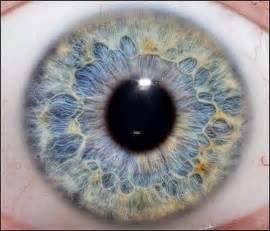
#> input picture eye2.jpg, 270 x 231 px
$ python test.py   (older library calls are emulated)
#> lines starting #> are read from the running program, lines starting #| are printed output that depends on the picture; after the words box and inside, x2 and y2 are one past the last pixel; in counts of white or black regions, pixels touching at a corner belong together
### segmentation_old.py
from PIL import Image
import numpy as np
from matplotlib import pyplot as plt
from scipy.ndimage.filters import gaussian_filter as g_f
from scipy.misc import imresize

def rgb2gray(rgb):
    return np.dot(rgb[...,:3], [0.299, 0.587, 0.114])

def segmentiris(eyeimage):
	##imsize double
    lpupilradius = 28
    upupilradius = 40
    lirisradius = 80
    uirisradius = 150

    #eyeimage = rgb2gray(np.array(Image.open(eyeimage)))
    # define scaling factor to speed up Hough transform
    scaling = 0.4

    reflecthres = 240

    # Output message
    print('    (1/2) Finding iris boundary...')

    #find the iris boundary
    row, col, r = findcircle(eyeimage, lirisradius, uirisradius, scaling, 6, 0.6, 0.59, 1.00, 1.00)

    circleiris = [row, col, r]
    irl = row-r
    iru = row+r
    icl = col-r
    icu = col+r

    #imgsize = size(eyeimage);
    imgsize = eyeimage.shape

    if irl < 1 :
    	irl = 1

    if icl < 1:
    	icl = 1

    if iru > imgsize[0]:
    	iru = imgsize[0]

    if icu > imgsize[1]:
    	icu = imgsize[1]

    # to find the inner pupil, use just the region within the previously
    # detected iris boundary
    imagepupil = eyeimage [irl:iru,icl:icu]

	# Output message
    print('    (2/2) Finding pupil boundary...')

    #find pupil boundary
    rowp, colp, r = findcircle(imagepupil, lpupilradius, upupilradius ,0.6,6,0.25,0.25,1.00,1.00)

    row = irl + rowp
    col = icl + colp

    circlepupil = [row,col,r]

    # set up array for recording noise regions
    #noise pixels will have NaN values
    imagewithnoise = eyeimage

    return circleiris,circlepupil,imagewithnoise

def findcircle(image,lradius,uradius,scaling, sigma, hithres, lowthres, vert, horz):
	#around where
	lradsc = np.around(lradius*scaling)
	uradsc = np.around(uradius*scaling)
	rd = np.around(uradius*scaling - lradius*scaling).astype(np.int32)

	#generate the edge imag e

	# Output message
	print('        (1/5) Canny edge detection...')

	I2, ori = canny(image, sigma, scaling, vert, horz)

	# Output message
	print('        (2/5) Gamma adjustment...')

	I3 = adjgamma(I2, 1.9)

	# Output message
	print('        (3/5) Non-max suppression...')

	I4 = nonmaxsup(I3, ori, 1.5)

	# Output message
	print('        (4/5) Hysteresis thresholding...')

	edgeimage = hysthresh(I4, hithres, lowthres)

	plt.figure(1)
	plt.imshow(image),plt.title('grayscaled')
	plt.xticks([]), plt.yticks([])
	plt.figure(2)
	plt.imshow(I2),plt.title('gradient')
	plt.xticks([]), plt.yticks([])
	plt.figure(3)
	plt.imshow(I3), plt.title('gamma adjusted')
	plt.xticks([]), plt.yticks([])
	plt.figure(4)
	plt.imshow(I4), plt.title('non-max suppression')
	plt.xticks([]), plt.yticks([])
	plt.figure(5)
	plt.imshow(edgeimage), plt.title('edge map')
	plt.xticks([]), plt.yticks([])
	plt.show()

	# Output message
	print('        (5/5) Hough circle transform...')

	#perform the circular Hough transform
	h = houghcircle(edgeimage, lradsc, uradsc)

	maxtotal = 0

	# find the maximum in the Hough space, and hence
	#the parameters of the circle
	for i in range(1+rd):
		layer = h[:,:,i]
		maxlayer = np.max(np.max(layer))

		if maxlayer > maxtotal :
			maxtotal = maxlayer
			r = ((lradsc+i) / scaling).astype(np.int32)
			row,col =  np.nonzero(layer == maxlayer)
			row = row[0]
			col = col[0]
			# returns only first max value
			row = (row / scaling).astype(np.int32)
			col = (col / scaling).astype(np.int32)
	return row, col, r

def houghcircle(edgeim, rmin, rmax):
	#nonzero
	rows,cols = edgeim.shape
	nradii = (rmax-rmin+1).astype(np.int32)
	h = np.zeros((rows,cols,nradii))

	y,x = np.nonzero(edgeim!=0)

	#%for each edge point, draw circles of different radii
	for index in range(y.shape[0]):
		print('        Edge point: ({}/{})'.format(index,y.shape[0]), end='\r')
		cx = x[index]
		cy = y[index]
		for n in range(nradii):
			h[:,:,n] = addcircle(h[:,:,n],[cx,cy],n+rmin)
	return h

def canny(im, sigma, scaling, vert, horz):
	#arctan2
#> called with sigma = 6, scaling = 0.4, vert = 1, horz = 1
	xscaling = vert
	yscaling = horz

	im = g_f(im,sigma)       # Smoothed image.
	im = imresize(im, scaling)
#> im: shape (92, 108)

	rows, cols = im.shape
#> rows = 92; cols = 108

	# [4 lines of commented-out code are left out]

	h1 = np.c_[im[:,1:cols], np.zeros(rows)]
	h2 = np.c_[np.zeros(rows), im[:,0:cols-1]]
	h = h1 - h2

	v1 = np.r_[im[1:rows,:], [np.zeros(cols)]]
	v2 = np.r_[[np.zeros(cols)], im[0:rows-1, :]]
	v = v1 - v2

	d1a = np.c_[im[1:rows,1:cols], np.zeros(rows-1)] #add col
	d1b = np.pad(im[1:rows, 1:cols], (1,1), 'constant', constant_values = 0)
	d1b = d1b[1:rows+1, 1:cols+1]
#> d1b: shape (92, 108)
	d1c = np.pad(im[0:rows-1, 0:cols-1], (1,1), 'constant', constant_values = 0)
	d1c = d1c[0:rows, 0:cols]
#> d1c: shape (92, 108)
	d1 = d1b - d1c

	d2a = np.pad(im[0:rows-1, 1:cols], (1,1), 'constant', constant_values = 0)
	d2a = d2a[0:rows, 1:cols+1]
#> d2a: shape (92, 108)
	d2b = np.pad(im[1:rows, 0:cols-1], (1,1), 'constant', constant_values = 0)
	d2b = d2b[1:rows+1, 0:cols]
#> d2b: shape (92, 108)
	d2 = d2a-d2b

	X = ( h + (d1 + d2)/2.0 ) * xscaling
	Y = ( v + (d1 - d2)/2.0 ) * yscaling

	gradient = np.sqrt(X**2 + Y**2) # Gradient amplitude.

	ori = np.arctan2(-Y, X)            # Angles -pi to + pi.
	neg = ori<0;                   # Map angles to 0-pi.
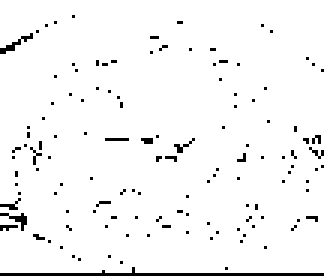
#> neg: shape (92, 108) bool (shown 3 times larger); 96.1% white; black in thin lines or dots
	ori = ori*~neg + (ori+np.pi)*neg
	ori = ori*180 / np.pi               # Convert to degrees
	return gradient, ori

def adjgamma(im,g):
	# error ,isa deleted
	#    im     - image to be processed.
	#    g      - image gamma value.
	#         Values in the range 0-1 enhance contrast of bright
	#         regions, values > 1 enhance contrast in dark
	#         regions.

#> called with g = 1.9
	newim = im
	newim = newim-np.min(np.min(newim))
	newim = newim/np.max(np.max(newim))

	newim =  newim**(1/g)

	return newim

def nonmaxsup(inimage, orient, radius):
#> called with radius = 1.5
	rows,cols = inimage.shape
#> rows = 92; cols = 108
	im = np.zeros((rows,cols))        #Preallocate memory for output image for speed
	iradius = np.ceil(radius).astype(np.int32)

	#Precalculate x and y offsets relative to centre pixel for each orientation angle
	angle = np.array(range(181))*np.pi/180    # Array of angles in 1 degree increments (but in radians).
	xoff = radius*np.cos(angle)   # x and y offset of points at specified radius and angle
	yoff = radius*np.sin(angle)   # from each reference position.
	hfrac = xoff - np.floor(xoff) # Fractional offset of xoff relative to integer location
	vfrac = yoff - np.floor(yoff) # Fractional offset of yoff relative to integer location

	orient = np.fix(orient).astype(np.int32)

	# Now run through the image interpolating grey values on each side
	# of the centre pixel to be used for the non-maximal suppression.

	for row in range (iradius,(rows - iradius)):
		for col in range (iradius,(cols - iradius)):
			ori = orient[row,col]   # Index into precomputed arrays

			x = col + xoff[ori]     # x, y location on one side of the point in question
			y = row - yoff[ori]

			fx = np.floor(x).astype(np.int32)          # Get integer pixel locations that surround location x,y
			cx = np.ceil(x).astype(np.int32)
			fy = np.floor(y).astype(np.int32)
			cy = np.ceil(y).astype(np.int32)
			tl = inimage[fy,fx]   # Value at top left integer pixel location.
			tr = inimage[fy,cx]    # top right
			bl = inimage[cy,fx]   # bottom left
			br = inimage[cy,cx]   # bottom right

			upperavg = tl + hfrac[ori] * (tr - tl)  # Now use bilinear interpolation to
			loweravg = bl + hfrac[ori] * (br - bl)  # estimate value at x,y
			v1 = upperavg + vfrac[ori] * (loweravg - upperavg)

			if inimage[row, col] > v1 : # We need to check the value on the other side...
				x = col - xoff[ori]     # x, y location on the `other side' of the point in question
				y = row + yoff[ori]

				fx = np.floor(x).astype(np.int32)
				cx = np.ceil(x).astype(np.int32)
				fy = np.floor(y).astype(np.int32)
				cy = np.ceil(y).astype(np.int32)
				tl = inimage[fy,fx]   # Value at top left integer pixel location.
				tr = inimage[fy,cx]    # top right
				bl = inimage[cy,fx]    # bottom left
				br = inimage[cy,cx]    # bottom right
				upperavg = tl + hfrac[ori] * (tr - tl)
				loweravg = bl + hfrac[ori] * (br - bl)
				v2 = upperavg + vfrac[ori] * (loweravg - upperavg)

				if inimage[row,col] > v2:            # This is a local maximum.
					im[row, col] = inimage[row, col] # Record value in the output image.
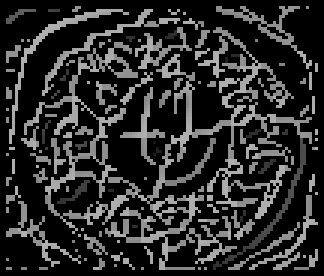
#> im: shape (92, 108) float64 (shown 3 times larger); min 0, max 0.694, mean 0.167

	return im

def hysthresh(im, T1, T2):
#> called with T1 = 0.6, T2 = 0.59
	rows, cols = im.shape    # Precompute some values for speed and convenience.
#> rows = 92; cols = 108
	rc = rows*cols
#> rc = 9936
	rcmr = rc - rows
#> rcmr = 9844
	rp1 = rows+1
#> rp1 = 93
	imx,imy = im.shape
#> imx = 92; imy = 108
	bw = np.reshape(im,(imx*imy))                # Make image into a column vector
#> bw = 9936 values, max 0.694 at index 3856, min 0 at index 0, mean 0.167
	pix = np.nonzero(bw > T1)       # Find indices of all pixels with value > T1
	pix = pix[0]	#tuple to array
#> pix = 1239 values from 356 to 9705

	npix = pix.shape[0]
#> npix = 1239
	#stack = np.zeros(rows*cols) # Create a stack array (that should never overflow

	stack = pix        # Put all the edge points on the stack
#> stack = 1239 values from 356 to 9705
	stp = npix                 # set stack pointer
#> stp = 1239
	for k in range (npix):
	    bw[pix[k]] = -1        # mark points as edges
#> after the loop, bw = 9936 values, max 0.6 at index 3290, min -1 at index 356, mean -0.0408


	# Precompute an array, O, of index offset values that correspond to the eight
	# surrounding pixels of any point. Note that the image was transformed into
	# a column vector, so if we reshape the image back to a square the indices
	# surrounding a pixel with index, n, will be:
	#              n-rows-1   n-1   n+rows-1
	#
	#               n-rows     n     n+rows
	#
	#              n-rows+1   n+1   n+rows+1

	O = [-1, 1, -rows-1, -rows, -rows+1, rows-1, rows, rows+1]
#> O = [-1, 1, -93, -92, -91, 91, 92, 93]

	while stp > 0 :           # While the stack is not empty
	    v = stack[stp-1]         # Pop next index off the stack
	    stp = stp - 1

	    if v > rp1 and v < rcmr:   # Prevent us from generating illegal indices
	    # Now look at surrounding pixels to see if they
	                            # should be pushed onto the stack to be
	                            # processed as well.
	       index = O+v	    # Calculate indices of points around this pixel.
	       for l in range(8):
	       	ind = index[l]
	       	if bw[ind] > T2:   # if value > T2,
	       		stp = stp+1  # push index onto the stack.
	       		stack[stp-1] = ind
	       		bw[ind] = -1 # mark this as an edge point
#> this loop made 1248 passes
#> (v, index) on passes 1 to 12: (9705, [9704, 9706, 9612, 9613, 9614, 9796, 9797, 9798]), (9704, [9703, 9705, 9611, 9612, 9613, 9795, 9796, 9797]), (9703, [9702, 9704, 9610, 9611, 9612, 9794, 9795, 9796]), (9696, [9695, 9697, 9603, 9604, 9605, 9787, 9788, 9789]), (9695, [9694, 9696, 9602, 9603, 9604, 9786, 9787, 9788]), (9666, [9665, 9667, 9573, 9574, 9575, 9757, 9758, 9759]), (9665, [9664, 9666, 9572, 9573, 9574, 9756, 9757, 9758]), (9644, [9643, 9645, 9551, 9552, 9553, 9735, 9736, 9737]), (9643, [9642, 9644, 9550, 9551, 9552, 9734, 9735, 9736]), (9608, [9607, 9609, 9515, 9516, 9517, 9699, 9700, 9701]), (9607, [9606, 9608, 9514, 9515, 9516, 9698, 9699, 9700]), (9599, [9598, 9600, 9506, 9507, 9508, 9690, 9691, 9692])
#> after the loop, bw = 9936 values, max 0.6 at index 3290, min -1 at index 356, mean -0.0422; stack = 1239 values, max 9705 at index 1238, min 356 at index 0, mean 5014.5; stp = 0


	bw = (bw == -1)            # Finally zero out anything that was not an edge
	bw = np.reshape(bw,(rows,cols)) # and reshape the image
#> bw: shape (92, 108) bool; 12.6% white in thin lines or dots

	return bw

def addcircle(h, c, radius, weight=1):
	#find, and, append
	hr, hc = h.shape
	h = np.reshape(h,(hr*hc))
	x = range(np.fix(radius/np.sqrt(2)).astype(np.int32))
	x = np.array(x) # list to array

	costheta = np.sqrt(1 - (x**2 / radius**2))
	y = np.around(radius*costheta).astype(np.int32)
	# Now fill in the 8-way symmetric points on a circle given coords
	# [px py] of a point on the circle.

	px = c[1] + np.append(x, [y,  y,  x, -x, -y, -y, -x])
	py = c[0] + np.append(y, [x, -x, -y, -y, -x,  x,  y])

	# Cull points that are outside limits
	validx1 = px>=1
	validx2 = px<=hr
	validy1 = py>=1
	validy2 = py<=hc

	validxy = validx1*validx2*validy1*validy2

	valid = np.nonzero(validxy)

	px = px[valid]
	py = py[valid]

	ind = px +(py-1) *hr - 1
	h[ind] = h[ind] + weight
	h = np.reshape(h,(hr,hc))

	return h

def createiristemplate(eyeimage_filename):
	#imread? load save

	# path for writing diagnostic images

	#global DIAGPATH
	#DIAGPATH = 'diagnostics'

	#normalisation parameters
	radial_res = 20
	angular_res = 240
	# with these settings a 9600 bit iris template is
	# created

	#feature encoding parameters
	nscales=1
	minWaveLength=18
	mult=1 # not applicable if using nscales = 1
	sigmaOnf=0.5
	eyeimage = eyeimage_filename

	# Output message
	print('(1/4) Grayscaling image...')

	eyeimage = rgb2gray(np.array(Image.open(eyeimage)))

	# Output message
	print('(2/4) Segmenting iris...')

	circleiris,circlepupil,imagewithnoise = segmentiris(eyeimage)
#> in findcircle, `edgeimage = hysthresh(I4, hithres, lowthres)`:
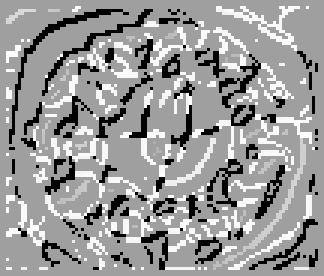
#> I4: shape (92, 108) float64 (shown 3 times larger); 12.56% of pixels changed, all inside (x1, y1, x2, y2) = (3, 3, 106, 90); drawn with min black and max white
#> in houghcircle, `nradii = (rmax-rmin+1).astype(np.int32)`: nradii = 29
#> in houghcircle, `y,x = np.nonzero(edgeim!=0)`: y = 1248 values from 3 to 89; x = 1248 values, max 105 at index 263, min 3 at index 617, mean 51.76
#> the loop in houghcircle, `for index in range(y.shape[0]):` made 1248 passes
#> pass 1, in addcircle (call 4), `h = np.reshape(h,(hr,hc))`:
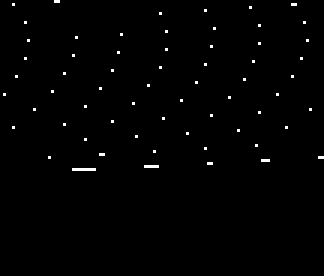
#> h: shape (92, 108) float64 (shown 3 times larger); values 0 (black) and 1 (white), 0.82% white in thin lines or dots, all inside (x1, y1, x2, y2) = (1, 0, 108, 57)
#> the loop in findcircle, `for i in range(1+rd):` made 29 passes
#> pass 1, in findcircle, `layer = h[:,:,i]`:
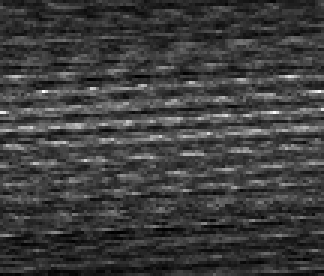
#> layer: shape (92, 108) float64 (shown 3 times larger); min 0, max 59, mean 14.3; drawn with min black and max white
#> call 2 of canny, with sigma = 6, scaling = 0.6, vert = 1, horz = 1
#> in canny (call 2), `im = imresize(im, scaling)`:
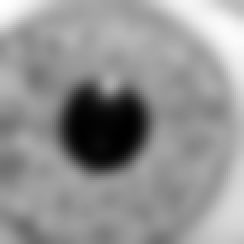
#> im: shape (122, 122) (shown 2 times larger); min 0, max 255, mean 146.6
#> in canny (call 2), `h = h1 - h2`:
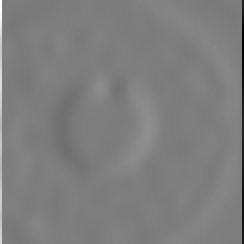
#> h: shape (122, 122) float64 (shown 2 times larger); min -250, max 255, mean 0.4; drawn with min black and max white
	print('circleiris:',circleiris)
	print('circlepupil:',circlepupil)
	#np.save(savefile,'circleiris','circlepupil','imagewithnoise')
	# WRITE NOISE IMAGE
	imagewithnoise2 = imagewithnoise.astype(np.int32)
	imagewithcircles = eyeimage.astype(np.int32)

	# Output message
	print('(3/4) Finding circle coordinates for iris...')

	#get pixel coords for circle around iris
	x,y = circlecoords([circleiris[0],circleiris[1]],circleiris[2],eyeimage.shape)
	print('x:',x,'y:',y)
	print('shape:',eyeimage.shape)
	ind2 = x*eyeimage.shape[1]+y - 1

	# Output message
	print('(4/4) Finding circle coordinates for pupil...')

	#get pixel coords for circle around pupil
	xp,yp = circlecoords([circlepupil[0],circlepupil[1]],circlepupil[2],eyeimage.shape)
	ind1 = xp*eyeimage.shape[1]+yp - 1

	# Write noise regions
	inx,iny = imagewithnoise2.shape
	imagewithnoise2 = np.reshape(imagewithnoise2,(inx*iny))

	imagewithnoise2[ind2] = 0
	imagewithnoise2[ind1] = 0
	# Write circles overlayed
	inx,iny = imagewithcircles.shape
	imagewithcircles = np.reshape(imagewithcircles,(inx*iny))

	imagewithcircles[ind2] = 155
	imagewithcircles[ind1] = 155

	imagewithcircles = np.reshape(imagewithcircles,(inx,iny))

		# plot
	print('imagewithcircles')
	showresult(imagewithcircles)

	# perform feature encoding
	template = 0

	return template

def circlecoords(c, r, imgsize,nsides = 600):
	nsides = round(nsides)
	a = np.linspace(0,2*np.pi,2*nsides)
	xd = r*np.cos(a)+ c[0]
	yd = r*np.sin(a)+ c[1]

	xd = np.around(xd).astype(np.int32)
	yd = np.around(yd).astype(np.int32)
	#get rid of -ves
	#get rid of values larger than image
	xd2 = xd
	coords = np.nonzero(xd>imgsize[0])
	coords = coords[0]
	xd2[coords] = imgsize[0]
	coords = np.nonzero(xd<=0)
	coords = coords[0]
	xd2[coords] = 1

	yd2 = yd
	coords = np.nonzero(yd>imgsize[1])
	coords = coords[0]
	yd2[coords] = imgsize[1]
	coords = np.nonzero(yd<=0)
	coords = coords[0]
	yd2[coords] = 1
	x = xd2.astype(np.int32)
	y = yd2.astype(np.int32)

	return x , y

def showresult(picture):
	plt.imshow(picture, interpolation='nearest')
	plt.show()

### test.py
#from segmentation2 import *
from segmentation_old import *
#from segmentation import *
createiristemplate('eye2.jpg')
